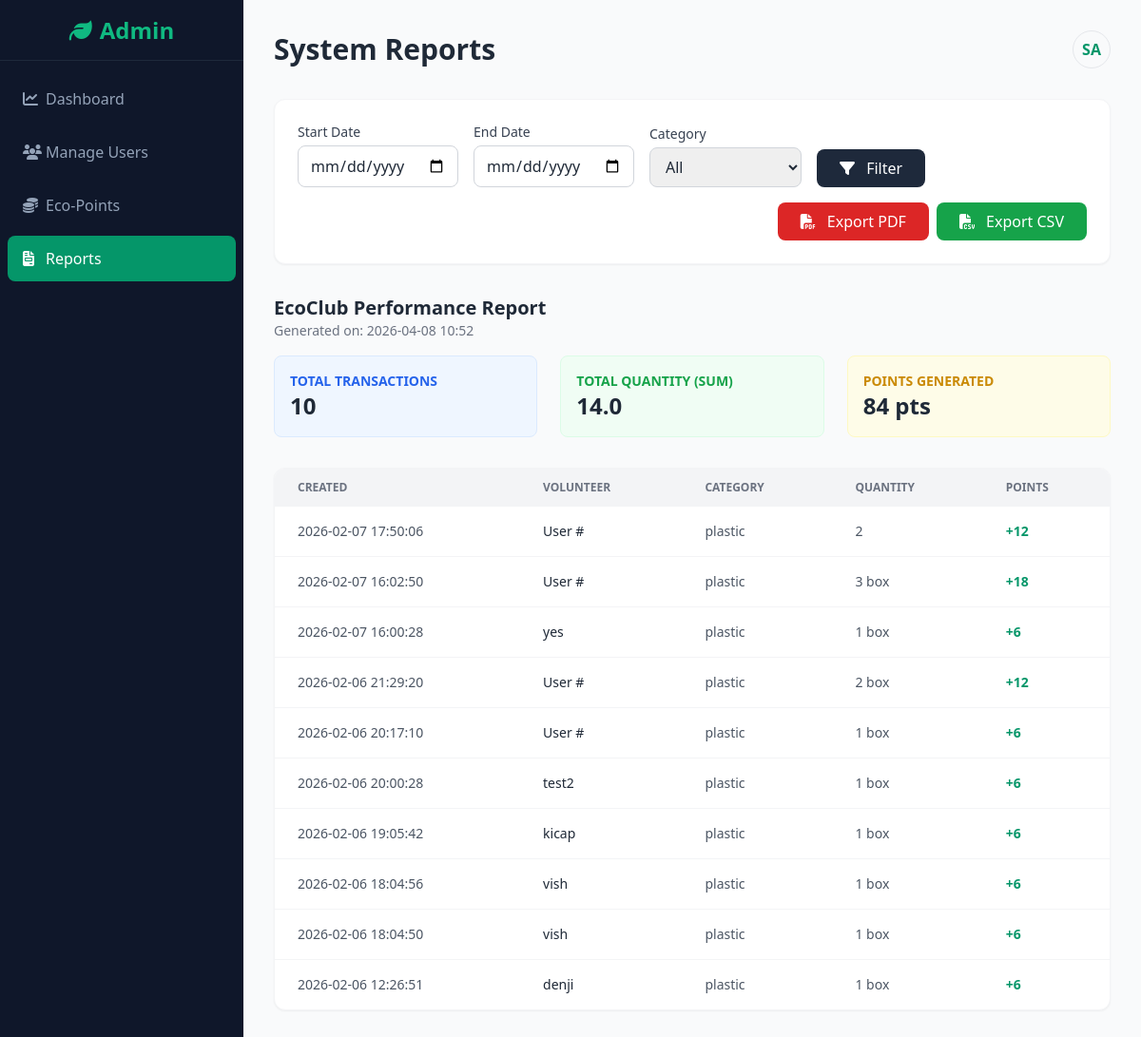
Page /adminreports.php (signed in) on the committed database.
### tables this page shows
CREATE TABLE `recycling_logs` (
  `id` int(11) NOT NULL,
  `volunteer_id` int(11) DEFAULT NULL,
  `student_id` int(11) DEFAULT NULL,
  `category` varchar(30) NOT NULL,
  `quantity` varchar(60) NOT NULL,
  `points` int(11) NOT NULL DEFAULT 0,
  `proof_path` varchar(255) DEFAULT NULL,
  `created_at` timestamp NOT NULL DEFAULT current_timestamp()
);

CREATE TABLE `users` (
  `id` int(11) NOT NULL,
  `name` varchar(100) NOT NULL,
  `email` varchar(150) NOT NULL,
  `password_hash` varchar(255) NOT NULL,
  `role` enum('student','volunteer','organiser','organizer','admin') NOT NULL,
  `points` int(11) NOT NULL DEFAULT 0,
  `created_at` timestamp NOT NULL DEFAULT current_timestamp()
);

### adminreports.php (the view, shortened to what this page needs)
<?php
require_once __DIR__ . "/includes/db.php";
$start_date = $_GET["start_date"] ?? "";
$end_date = $_GET["end_date"] ?? "";
$category_filter = $_GET["category"] ?? "All";
$sql = "
    SELECT rl.*, u.name AS volunteer_name
    FROM recycling_logs rl
    LEFT JOIN users u ON u.id = rl.volunteer_id
    WHERE 1=1
";
$params = [];
$sql .= " ORDER BY rl.created_at DESC";
$stmt = $pdo->prepare($sql);
$stmt->execute($params);
$rows = $stmt->fetchAll(PDO::FETCH_ASSOC);
$total_transactions = count($rows);
$total_points = 0;
$total_quantity = 0.0;
foreach ($rows as $r) {
    $total_points += (int)($r["points"] ?? 0);
    $total_quantity += (float)($r["quantity"] ?? 0);
}
?>
<!DOCTYPE html>
<html lang="en">
<head>
    <script src="https://cdn.tailwindcss.com"></script>
    <link rel="stylesheet" href="https://cdnjs.cloudflare.com/ajax/libs/font-awesome/6.4.0/css/all.min.css">
</head>
<body class="bg-gray-50 text-gray-800 font-sans">
<div class="flex h-screen overflow-hidden">
    <aside class="w-64 bg-slate-900 text-white flex flex-col fixed h-full transition-all duration-300">
        <div class="h-16 flex items-center justify-center border-b border-slate-800">
            <h1 class="text-2xl font-bold text-brand-500"><i class="fa-solid fa-leaf mr-2"></i>Admin</h1>
        </div>
        <nav class="flex-1 px-2 py-4 space-y-2">
            <a href="admindashboard.php" class="flex items-center px-4 py-3 text-slate-400 hover:bg-slate-800 hover:text-white rounded-lg transition-colors">
                <i class="fa-solid fa-chart-line w-6"></i> <span class="font-medium">Dashboard</span>
            </a>
            <a href="users.php" class="flex items-center px-4 py-3 text-slate-400 hover:bg-slate-800 hover:text-white rounded-lg transition-colors">
                <i class="fa-solid fa-users w-6"></i> <span class="font-medium">Manage Users</span>
            </a>
            <a href="adminecopoints.php" class="flex items-center px-4 py-3 text-slate-400 hover:bg-slate-800 hover:text-white rounded-lg transition-colors">
                <i class="fa-solid fa-coins w-6"></i> <span class="font-medium">Eco-Points</span>
            </a>
            <a href="adminreports.php" class="flex items-center px-4 py-3 bg-brand-600 text-white rounded-lg transition-colors">
                <i class="fa-solid fa-file-invoice w-6"></i> <span class="font-medium">Reports</span>
            </a>
        </nav>
    </aside>
    <main class="flex-1 ml-64 p-8 overflow-y-auto">
        <header class="flex justify-between items-center mb-8">
            <h2 class="text-3xl font-bold text-gray-800">System Reports</h2>
            <div class="h-10 w-10 rounded-full bg-brand-100 flex items-center justify-center text-brand-600 font-bold border border-brand-200">SA</div>
        </header>
        <div class="bg-white p-6 rounded-xl shadow-sm border border-gray-100 mb-8">
            <form method="GET" class="flex flex-wrap gap-4 items-end">
                <div>
                    <label class="block text-sm font-medium text-gray-700 mb-1">Start Date</label>
                    <input type="date" name="start_date" value="<?= htmlspecialchars($start_date) ?>"
                           class="px-3 py-2 border border-gray-300 rounded-lg focus:outline-none focus:ring-2 focus:ring-brand-500">
                </div>
                <div>
                    <label class="block text-sm font-medium text-gray-700 mb-1">End Date</label>
                    <input type="date" name="end_date" value="<?= htmlspecialchars($end_date) ?>"
                           class="px-3 py-2 border border-gray-300 rounded-lg focus:outline-none focus:ring-2 focus:ring-brand-500">
                </div>
                <div>
                    <label class="block text-sm font-medium text-gray-700 mb-1">Category</label>
                    <select name="category"
                            class="px-3 py-2 border border-gray-300 rounded-lg focus:outline-none focus:ring-2 focus:ring-brand-500 w-40">
                        <option value="All" <?= $category_filter==="All" ? "selected" : "" ?>>All</option>
                    </select>
                </div>
                <button type="submit" class="px-6 py-2 bg-slate-800 text-white font-medium rounded-lg hover:bg-slate-900 transition-colors">
                    <i class="fa-solid fa-filter mr-2"></i> Filter
                </button>
                <div class="ml-auto flex gap-2">
                    <button type="button" onclick="generatePDF()" class="px-6 py-2 bg-red-600 text-white font-medium rounded-lg hover:bg-red-700 transition-colors">
                        <i class="fa-solid fa-file-pdf mr-2"></i> Export PDF
                    </button>
                    <form method="POST">
                        <button type="submit" class="px-6 py-2 bg-green-600 text-white font-medium rounded-lg hover:bg-green-700 transition-colors">
                            <i class="fa-solid fa-file-csv mr-2"></i> Export CSV
                        </button>
                    </form>
                </div>
            </form>
        </div>
        <div id="report-content">
            <div class="mb-4">
                <h3 class="text-xl font-bold">EcoClub Performance Report</h3>
                <p class="text-sm text-gray-500">Generated on: <?= date("Y-m-d H:i") ?></p>
            </div>
            <div class="grid grid-cols-1 md:grid-cols-3 gap-6 mb-8">
                <div class="bg-blue-50 p-4 rounded-lg border border-blue-100">
                    <p class="text-sm text-blue-600 font-semibold uppercase">Total Transactions</p>
                    <p class="text-2xl font-bold text-gray-800"><?= $total_transactions ?></p>
                </div>
                <div class="bg-green-50 p-4 rounded-lg border border-green-100">
                    <p class="text-sm text-green-600 font-semibold uppercase">Total Quantity (sum)</p>
                    <p class="text-2xl font-bold text-gray-800"><?= number_format($total_quantity, 1) ?></p>
                </div>
                <div class="bg-yellow-50 p-4 rounded-lg border border-yellow-100">
                    <p class="text-sm text-yellow-600 font-semibold uppercase">Points Generated</p>
                    <p class="text-2xl font-bold text-gray-800"><?= number_format($total_points) ?> pts</p>
                </div>
            </div>
            <div class="bg-white rounded-xl shadow-sm border border-gray-100 overflow-hidden">
                <div class="overflow-x-auto">
                    <table class="w-full text-left text-sm text-gray-600">
                        <thead class="bg-gray-100 text-xs uppercase font-semibold text-gray-500">
                        <tr>
                            <th class="px-6 py-3">Created</th>
                            <th class="px-6 py-3">Volunteer</th>
                            <th class="px-6 py-3">Category</th>
                            <th class="px-6 py-3">Quantity</th>
                            <th class="px-6 py-3">Points</th>
                        </tr>
                        </thead>
                        <tbody class="divide-y divide-gray-100">
                        <?php if (!empty($rows)): ?>
                            <?php foreach ($rows as $row): ?>
                                <tr class="hover:bg-gray-50">
                                    <td class="px-6 py-4"><?= htmlspecialchars($row["created_at"] ?? "") ?></td>
                                    <td class="px-6 py-4 font-medium text-gray-800">
                                        <?= htmlspecialchars($row["volunteer_name"] ?? ("User #".$row["volunteer_id"])) ?>
                                    </td>
                                    <td class="px-6 py-4"><?= htmlspecialchars($row["category"] ?? "") ?></td>
                                    <td class="px-6 py-4"><?= htmlspecialchars($row["quantity"] ?? "") ?></td>
                                    <td class="px-6 py-4 font-bold text-brand-600">+<?= htmlspecialchars($row["points"] ?? 0) ?></td>
                                </tr>
                            <?php endforeach; ?>
                        <?php else: ?>
                            <tr>
                                <td colspan="5" class="px-6 py-8 text-center text-gray-400">No records found for this selection.</td>
                            </tr>
                        <?php endif; ?>
                        </tbody>
                    </table>
                </div>
            </div>
        </div>
    </main>
</div>
</body>
</html>

### rows in the picture
recycling_logs: created_at "2026-02-07 17:50:06", volunteer_name "User #", category "plastic", quantity "2", points "12"
recycling_logs: created_at "2026-02-07 16:02:50", volunteer_name "User #", category "plastic", quantity "3 box", points "18"
recycling_logs: created_at "2026-02-07 16:00:28", volunteer.name "yes", category "plastic", quantity "1 box", points "6"
recycling_logs: created_at "2026-02-06 21:29:20", volunteer_name "User #", category "plastic", quantity "2 box", points "12"
recycling_logs: created_at "2026-02-06 20:17:10", volunteer_name "User #", category "plastic", quantity "1 box", points "6"
recycling_logs: created_at "2026-02-06 20:00:28", volunteer.name "test2", category "plastic", quantity "1 box", points "6"
recycling_logs: created_at "2026-02-06 19:05:42", volunteer.name "kicap", category "plastic", quantity "1 box", points "6"
recycling_logs: created_at "2026-02-06 18:04:56", volunteer.name "vish", category "plastic", quantity "1 box", points "6"
recycling_logs: created_at "2026-02-06 18:04:50", volunteer.name "vish", category "plastic", quantity "1 box", points "6"
recycling_logs: created_at "2026-02-06 12:26:51", volunteer.name "denji", category "plastic", quantity "1 box", points "6"

### other values in the picture
$total_transactions "10"
$total_quantity "14.0"
$total_points "84"
